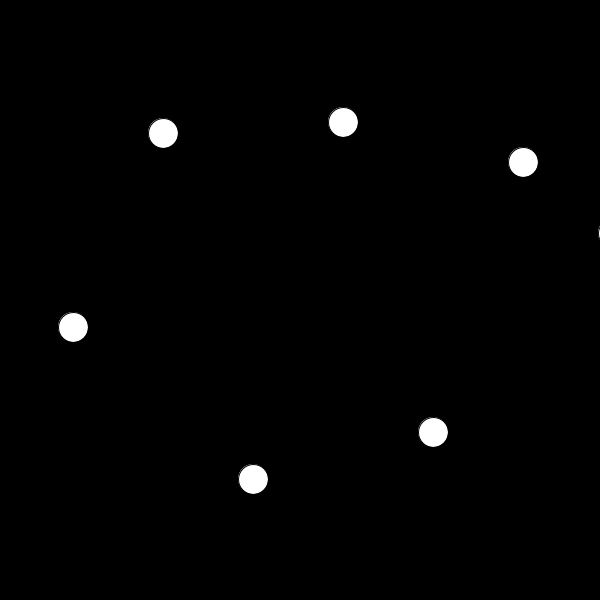
Frame 1 (no input)
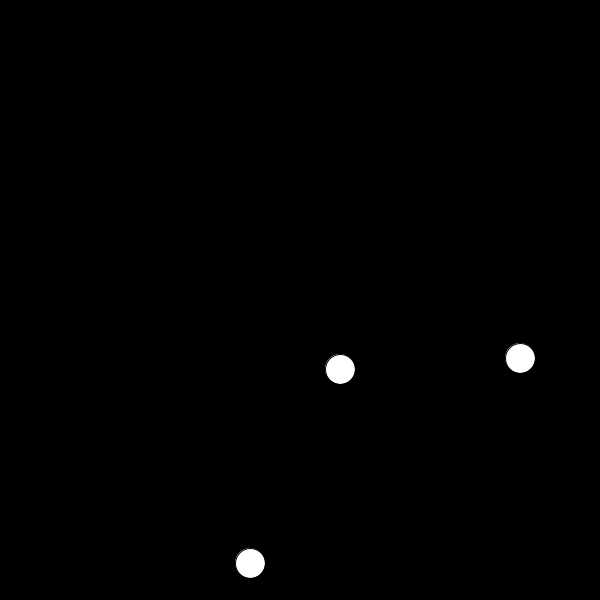
Frame 60 (the mouse pressed at the canvas centre just before this capture)
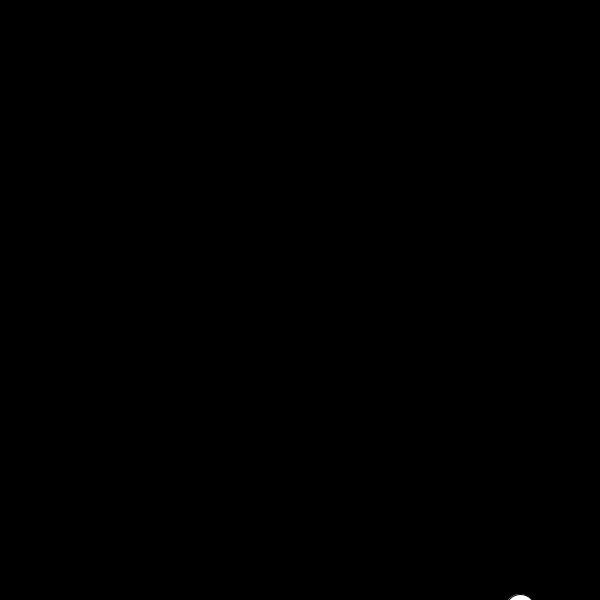
Frame 120 (the mouse held since frame 60 and released just before this capture)

The Processing sketch that drew these frames (run headless with seeded random() and noise(); from frame 60 on, the mouse is pressed at the canvas centre):

// Processing sketch: Task4
// ── Task4.pde
//Torsdagsopgaver 4: Task4: Circle objects in array
//4.h
Circle[] circles;
//4.a - 4.b
void setup(){
size(600,600);
//4.i
circles = new Circle[10];
for (int i =0; i < circles.length; i++){
  circles[i] = new Circle(i*90 + 70, (int)random(500)); //4.j Simultaneous instantiation
}
Circle[] circle = new Circle[10]; 
//4.e
Circle c1 = new Circle(300,300);
//4.g
c1.display();
}
//4.l
void draw(){
background(0);
for (Circle c : circles){
c.move(3,4);
c.display();
}
}

// ── Circle.pde
//4.c
class Circle {
  float xpos;
  float ypos;
  //4.d
  Circle(float xpos, float ypos) {

    this.xpos = xpos;
    this.ypos = ypos;
  }
  //4.f
  void display() {
    ellipse(xpos,ypos, 30,30);
  }
  //4.k
  void move(float xpos, float ypos){
  this.xpos+=xpos;
  this.ypos+=ypos;
  }
}
